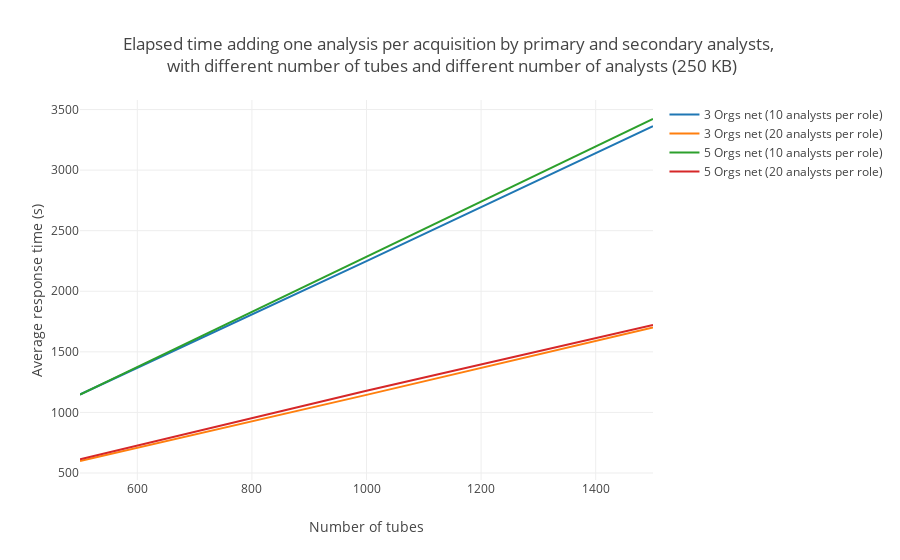

The code cell stored with this chart in its notebook:
### Markdown cell above
### Elapsed time adding two analyses per acquisition with different number of analysts

### Code cell
# 3 Orgs net data
threeOrgs10 = [1148.1137, 2248.1675, 3363.0079]
threeOrgs20 = [598.9733, 1144.5899, 1702.0179]
# 5 Orgs net data
fiveOrgs10 = [1146.1426, 2280.5195, 3421.8409]
fiveOrgs20 = [612.9806, 1179.4412, 1721.3345]

totalAnalysis("250 KB", threeOrgs10, threeOrgs20, fiveOrgs10, fiveOrgs20)

### Figure 1 — Plotly figure (JSON) as saved in the notebook; plotly's stock layout.template omitted (floating-point values rounded to 4 significant figures)
{"data": [{"mode": "lines", "name": "3 Orgs net (10 analysts per role)", "type": "scatter", "uid": "7adb94cf-b7b3-4c30-90f6-d57461a6f057", "x": [500, 1000, 1500], "y": [1148.0, 2248.0, 3363.0]}, {"mode": "lines", "name": "3 Orgs net (20 analysts per role)", "type": "scatter", "uid": "27b0f24c-6627-4851-8058-4c8069140aa6", "x": [500, 1000, 1500], "y": [599.0, 1145.0, 1702.0]}, {"mode": "lines", "name": "5 Orgs net (10 analysts per role)", "type": "scatter", "uid": "8f515165-a188-45e2-9669-15fba6e674ef", "x": [500, 1000, 1500], "y": [1146.0, 2281.0, 3422.0]}, {"mode": "lines", "name": "5 Orgs net (20 analysts per role)", "type": "scatter", "uid": "6b5e6125-c5ca-40af-af48-e797ed5ffe52", "x": [500, 1000, 1500], "y": [613.0, 1179.0, 1721.0]}], "layout": {"barmode": "group", "title": {"text": "Elapsed time adding one analysis per acquisition by primary and secondary analysts, <br> with different number of tubes and different number of analysts (250 KB)"}, "xaxis": {"range": [500, 1500], "title": {"text": "Number of tubes"}}, "yaxis": {"title": {"text": "Average response time (s)"}}}}
